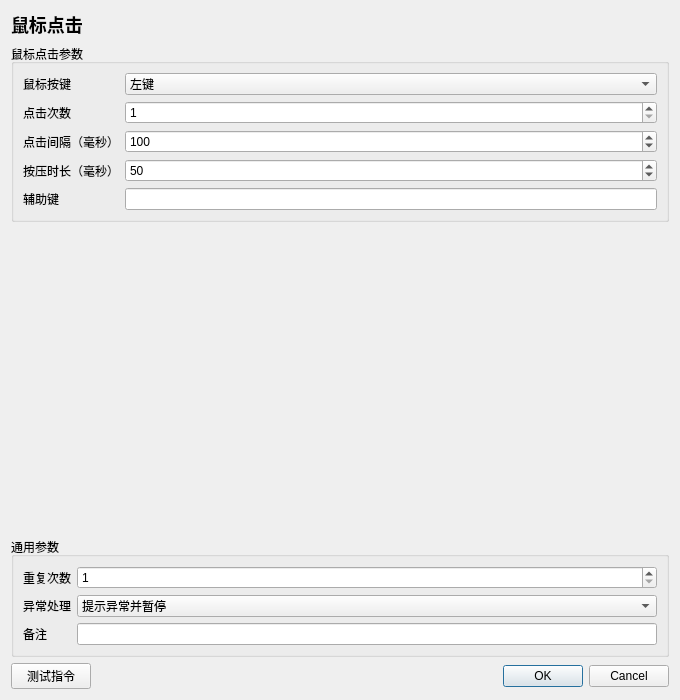
<?xml version="1.0" encoding="UTF-8"?>
<ui version="4.0"><class>InstructionEditor</class><widget class="QDialog" name="InstructionEditor">
<property name="geometry"><rect><x>0</x><y>0</y><width>680</width><height>700</height></rect></property><property name="minimumSize"><size><width>560</width><height>480</height></size></property><property name="windowTitle"><string>鼠标点击</string></property>
<layout class="QVBoxLayout" name="rootLayout">
<item><widget class="QLabel" name="titleLabel"><property name="text"><string>鼠标点击</string></property><property name="styleSheet"><string>font-size: 18px; font-weight: 600;</string></property></widget></item>
<item><widget class="QGroupBox" name="parameterGroupBox"><property name="title"><string>鼠标点击参数</string></property><layout class="QFormLayout" name="parameterFormLayout"><item row="0" column="0"><widget class="QLabel" name="parameterLabel_0"><property name="text"><string>鼠标按键</string></property></widget></item><item row="0" column="1"><widget class="QComboBox" name="parameter_0"><item><property name="text"><string>左键</string></property></item><item><property name="text"><string>右键</string></property></item><item><property name="text"><string>中键</string></property></item><item><property name="text"><string>侧键1</string></property></item><item><property name="text"><string>侧键2</string></property></item><item><property name="text"><string>其他（录制）</string></property></item><property name="currentIndex"><number>0</number></property></widget></item>
<item row="1" column="0"><widget class="QLabel" name="parameterLabel_1"><property name="text"><string>点击次数</string></property></widget></item><item row="1" column="1"><widget class="QSpinBox" name="parameter_1"><property name="minimum"><number>1</number></property><property name="maximum"><number>9999</number></property><property name="value"><number>1</number></property></widget></item>
<item row="2" column="0"><widget class="QLabel" name="parameterLabel_2"><property name="text"><string>点击间隔（毫秒）</string></property></widget></item><item row="2" column="1"><widget class="QSpinBox" name="parameter_2"><property name="minimum"><number>0</number></property><property name="maximum"><number>3600000</number></property><property name="value"><number>100</number></property></widget></item>
<item row="3" column="0"><widget class="QLabel" name="parameterLabel_3"><property name="text"><string>按压时长（毫秒）</string></property></widget></item><item row="3" column="1"><widget class="QSpinBox" name="parameter_3"><property name="minimum"><number>0</number></property><property name="maximum"><number>3600000</number></property><property name="value"><number>50</number></property></widget></item>
<item row="4" column="0"><widget class="QLabel" name="parameterLabel_4"><property name="text"><string>辅助键</string></property></widget></item><item row="4" column="1"><widget class="QLineEdit" name="parameter_4"><property name="text"><string></string></property></widget></item></layout></widget></item>
<item><spacer name="verticalSpacer"><property name="orientation"><enum>Qt::Vertical</enum></property><property name="sizeHint" stdset="0"><size><width>20</width><height>20</height></size></property></spacer></item>
<item><widget class="QGroupBox" name="commonGroupBox"><property name="title"><string>通用参数</string></property><layout class="QFormLayout" name="commonFormLayout">
<item row="0" column="0"><widget class="QLabel" name="repeatLabel"><property name="text"><string>重复次数</string></property></widget></item><item row="0" column="1"><widget class="QSpinBox" name="repeatSpinBox"><property name="minimum"><number>1</number></property><property name="maximum"><number>999999</number></property><property name="value"><number>1</number></property></widget></item>
<item row="1" column="0"><widget class="QLabel" name="errorPolicyLabel"><property name="text"><string>异常处理</string></property></widget></item><item row="1" column="1"><widget class="QComboBox" name="errorPolicyComboBox"><item><property name="text"><string>自动跳过</string></property></item><item><property name="text"><string>提示异常并暂停</string></property></item><item><property name="text"><string>提示异常并停止</string></property></item><property name="currentIndex"><number>1</number></property></widget></item>
<item row="2" column="0"><widget class="QLabel" name="noteLabel"><property name="text"><string>备注</string></property></widget></item><item row="2" column="1"><widget class="QLineEdit" name="noteEdit"/></item>
</layout></widget></item>
<item><layout class="QHBoxLayout" name="footerLayout"><item><widget class="QPushButton" name="testButton"><property name="text"><string>测试指令</string></property></widget></item><item><spacer name="footerSpacer"><property name="orientation"><enum>Qt::Horizontal</enum></property><property name="sizeHint" stdset="0"><size><width>40</width><height>20</height></size></property></spacer></item><item><widget class="QDialogButtonBox" name="buttonBox"><property name="standardButtons"><set>QDialogButtonBox::Cancel|QDialogButtonBox::Ok</set></property></widget></item></layout></item>
</layout></widget><resources/><connections/></ui>
